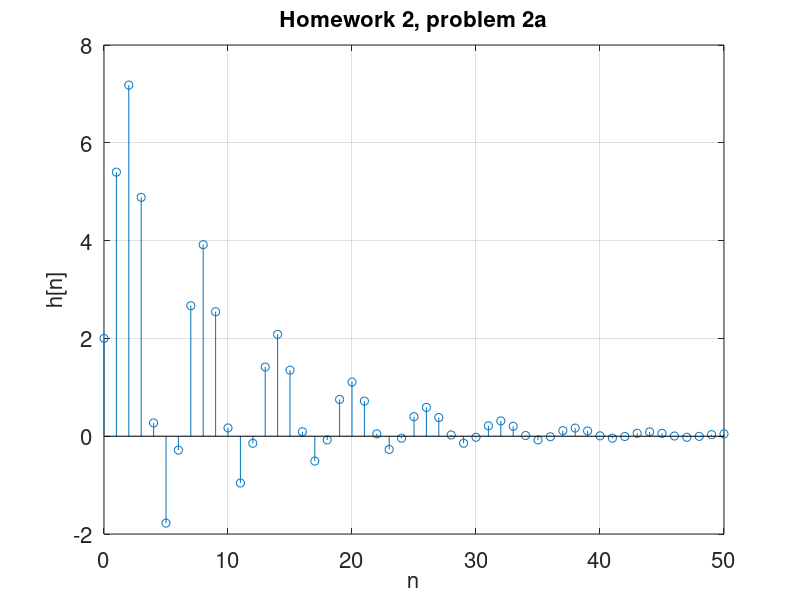
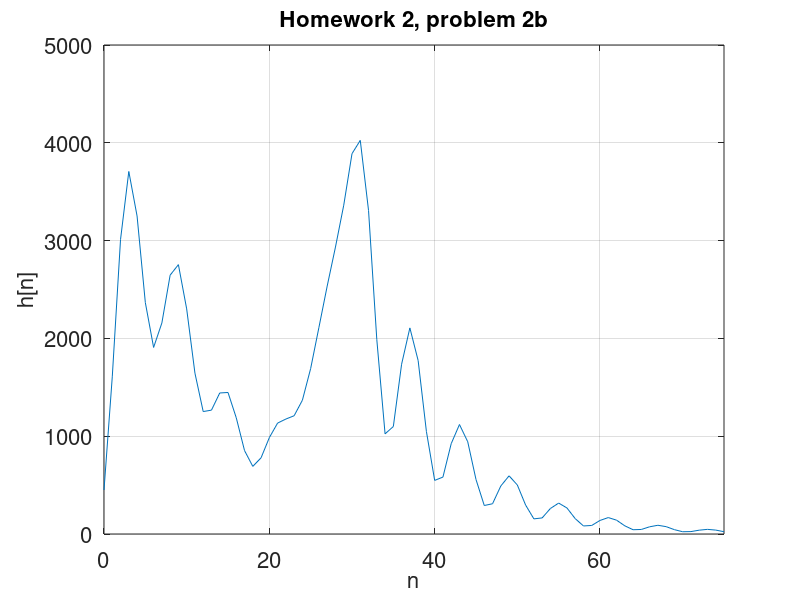
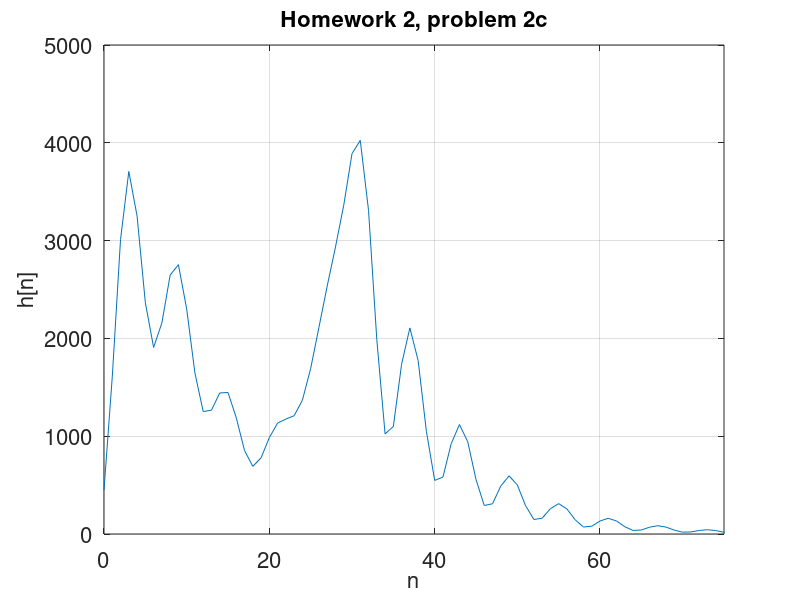

Recreate these plots in MATLAB, in order.
clear variables

% Part a
a = [1 -1.3 0.72 0.081 -0.3645];
b = [2.0 2.8 1.6 -0.4 -1.2];
n = linspace(0,50,51);
h = impz(b,a,51);

Fig1 = figure('Position', [200, 75, 850, 600]); % set figure size and location
stem(n,h);
grid on; % add grid
set(gca, 'fontsize', 16); % increase font size
xlabel('n', 'fontsize', 16); % x label
ylabel('h[n]', 'fontsize', 16); % y label
title('Homework 2, problem 2a', 'fontsize', 16); % title

% Part b
t = linspace(0,75,76);
n = linspace(0,30,31);
x = (n - 15).^2;
x(numel(t)) = 0;
y1 = filter(b,a,x);

Fig2 = figure('Position', [200, 75, 850, 600]); % set figure size and location
plot(t,y1);
xlim([0 75]);
grid on; % add grid
set(gca, 'fontsize', 16); % increase font size
xlabel('n', 'fontsize', 16); % x label
ylabel('h[n]', 'fontsize', 16); % y label
title('Homework 2, problem 2b', 'fontsize', 16); % title

% Part c
t = linspace(0,125,126);
y2 = conv(h,x);

Fig3 = figure('Position', [200, 75, 850, 600]); % set figure size and location
plot(t,y2);
xlim([0 75]);
grid on; % add grid
set(gca, 'fontsize', 16); % increase font size
xlabel('n', 'fontsize', 16); % x label
ylabel('h[n]', 'fontsize', 16); % y label
title('Homework 2, problem 2c', 'fontsize', 16); % title

% Part d
total = 0;
for i = 1:75
    total = total + abs(y1(i) - y2(i));
end
if total == 0
    S = 'Part b and c are the same';
    disp(s)
end
total
    